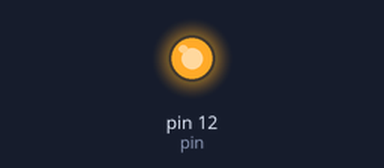
A sketch run on a simulated Arduino Uno, built with avr-gcc and run on an emulated ATmega328P. On the bench: output pins drawn as LEDs (lit = HIGH).

Above: at 0.5 s.
At 2.65 s:
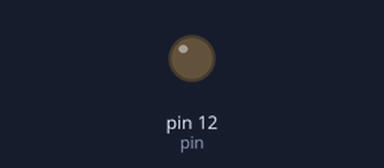
Timing chart, 0 to 3.0 s (numbered marks = the images above):
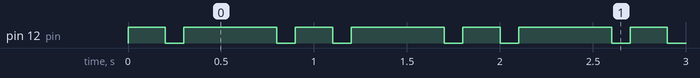

Measured:
- by itself, pin 12 (pin): repeats every 0.90 s: LOW 0.10 s, HIGH 0.50 s, LOW 0.10 s, HIGH 0.20 s
- by itself, everything shown: repeats every 0.90 s, in 4 steps

The sketch:

sketch_nov13a.ino
```cpp
const int pin = 12;

void setup()
{
   pinMode(pin, OUTPUT);
}

void loop()
{
  hurufA();
}

void hurufA() {
  pendek();
  jeda();
  panjang();
  jeda();

}

void jedaHuruf() {
  digitalWrite(pin, LOW);
  delay(1000);
}

void jeda() {
  digitalWrite(pin, LOW);
  delay(100);
}

void panjang() {
  digitalWrite(pin, HIGH);
  delay(500);
}

void pendek() {
  digitalWrite(pin, HIGH);
  delay(200);
}
```
